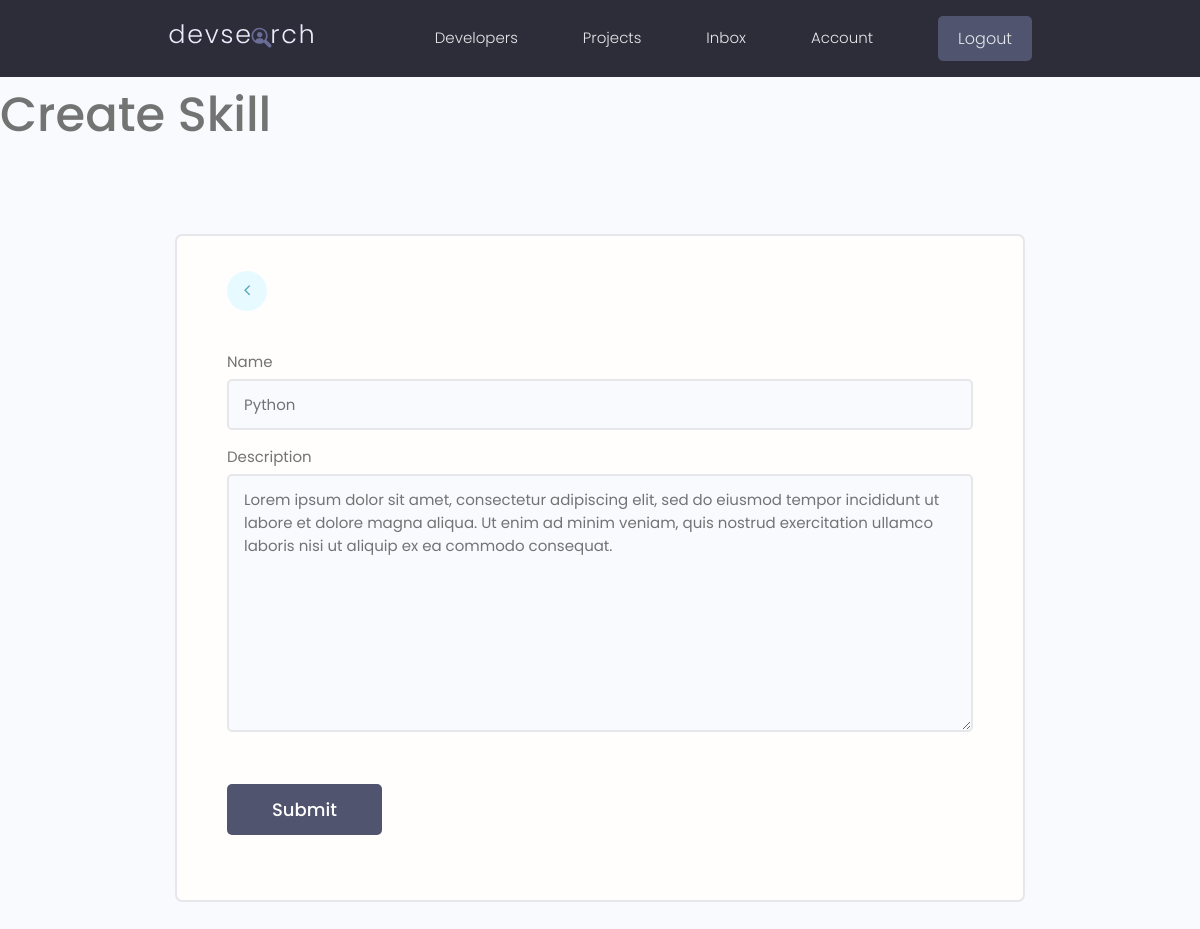
/update-skill/71239275-9d8e-469e-b720-cdfe06025fdf/ (signed in), run on an earlier commit of the app's database.
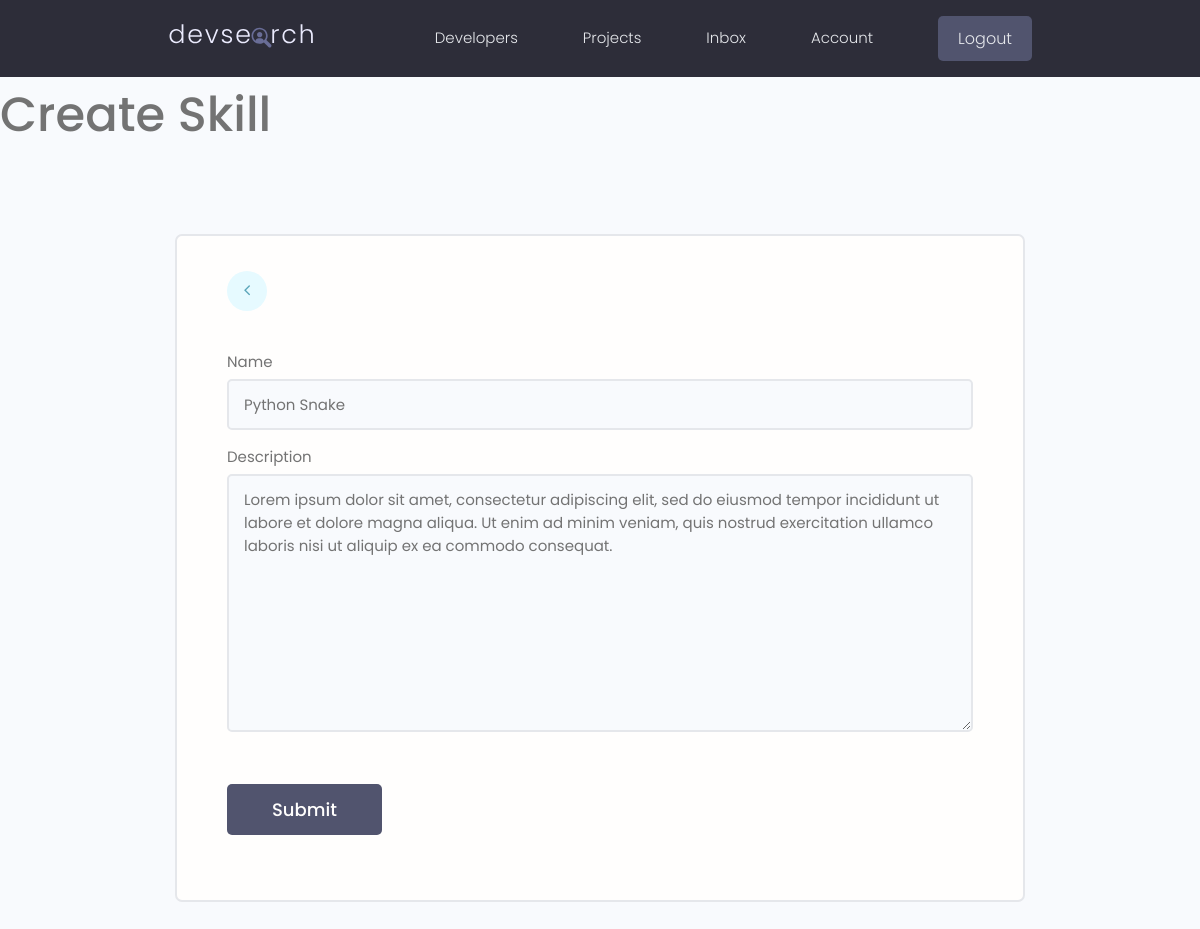
And on a later commit of the database.
### users/models.py (models this page shows, shortened)
class Skill(models.Model):
    owner = models.ForeignKey(Profile, on_delete=models.CASCADE, null=True, blank=True)
    name = models.CharField(max_length=200, blank=True, null = True)
    description = models.TextField(blank=True, null=True)
    created = models.DateTimeField(auto_now_add = True)
    id = models.UUIDField(default = uuid.uuid4, unique = True,
                          primary_key = True, editable = False)

### users/views.py (the view)
# urls.py: path('update-skill/<str:pk>/', views.updateSkill, name="update-skill"),
@login_required(login_url='login')
def updateSkill(request, pk):
    profile = request.user.profile # Associate skill with particular owner
    skill = profile.skill_set.get(id=pk)
    form = SkillForm(instance=skill)
    if request.method == 'POST':
        form = SkillForm(request.POST, instance=skill)
        if form.is_valid():
            form.save()
            messages.success(request, 'Skill was updated succesfully!')
            return redirect('account')
    context = {'form': form}
    return render(request, 'users/skill_form.html', context)

### users/forms.py
class SkillForm(ModelForm):
    class Meta:
        model = Skill
        fields = '__all__'
        exclude = ['owner'] # Excluding fields
    def __init__(self, *args, **kwargs):
        super(SkillForm, self).__init__(*args, **kwargs)
        for name, field in self.fields.items():
            field.widget.attrs.update({'class' : 'input'})

### users/templates/users/skill_form.html (shortened to what this page needs)
{% extends 'main.html' %}
{% block content %}
    <h1>Create Skill</h1>
    <main class="formPage my-xl">
        <div class="content-box">
            <div class="formWrapper">
                <a class="backButton" href="{% url 'account' %}"><i class="fa fa-angle-left"></i></a>
                <br>
                <form class="form" method="POST">
                    {% for field in form %}
                    <div class="form__field">
                        <label for="formInput#text"> {{field.label}} </label>
                        {{field}}
                    </div>
                    {% endfor %}
                    <input class="btn btn--sub btn--lg  my-md" type="submit" value="Submit" />
                </form>
            </div>
        </div>
    </main>
{% endblock %}

What changed in the data, as far as the page shows it:
changed Skill: name "Python" → "Python Snake"
